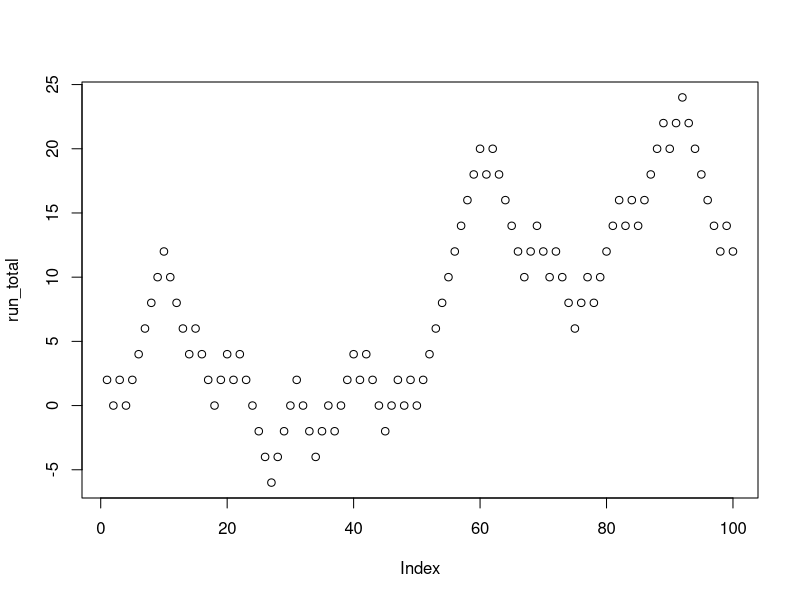

R code for this plot:
#Copy and paste the contents of the files into the console to run it
#Comment out certain parts before you in it in console

#Amy receives two euro for a head and losses two euro for a tail 
#She plays the game 100 times
x <- sample(c(-2, 2), 100, replace=T)

run_total <- 0
run_total[1] <- x[1]

for (i in 2:100) run_total[i] = run_total[i - 1] + x[i]
plot(run_total)

#how much she made or loss at the end of the 100 games
sum(x)